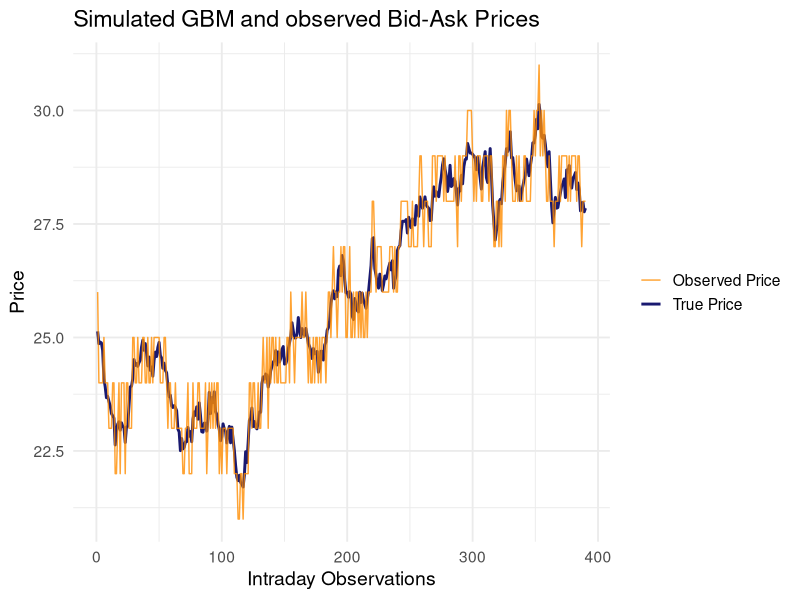
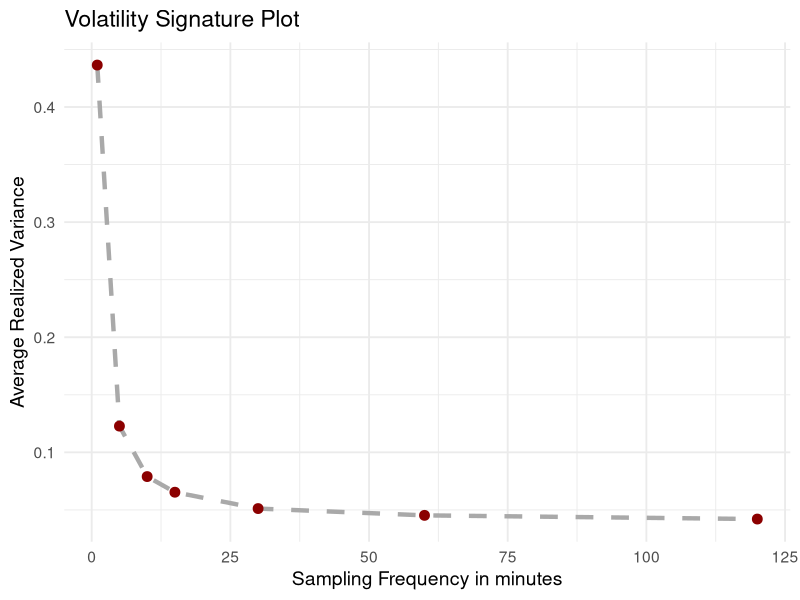

Generate these figures, in order, with R:
################################################
## RV estimation under microstructure effects ##
################################################

# This script illustrates the impact of market microstructure noise on the latent 
# price process, specifically focusing on bid-ask bounces. For this purpose we simulate a 
# latent price path following a GBM. This path is then distorted by adding artificial 
# bid-ask bounces. We follow by generating Volatility Signature Plots to demonstrate how to find an
# sampling frequency.



rm(list=ls())

# Load packages
library(tidyverse)

################################################################################


# We start by defining the function to simulate the GBM price paths
set.seed(2026)


FUN_GBM <-  function(N) {
  
  mu <- 0.05 # drift component (constant)
  sigma <- 0.2 # volatility (constant)
  
  
  # create iid innovations
  innovations <- rnorm(N, mean = 0, sd = 1)
  
  # cumulate innovations 
  cum_innovations <- cumsum(innovations)
  
  # Define Time Grid
  
  j <- 1:N
  time_vector <- j / N
  
  
  # Compute exponent of geometric brownian motion
  expo <- (mu - 0.5*sigma^2) * time_vector + (sigma/sqrt(N))*cum_innovations
  
  # Compute Price
  P_0 <- 25
  
  P_j_N <- P_0*exp(expo)
  
  # Create dataframe
  data <-data.frame(
    Time = c( time_vector),
    P_j_N = c( P_j_N),
    N_steps = as.integer(N ))
  
  return(data)
  
}

################################################################################
# Simulate GBM with 390 observations corresponding to minute prices on a trading day

simulate_day <- function(n = 390, P0 = 25, mu = 0.05, sigma = 0.2, tick = 1) {
  
  innovations <- rnorm(n)
  cum_innovations <- cumsum(innovations)
  time_vector <- 1:n / n
  expo <- (mu - 0.5*sigma^2)*time_vector + (sigma/sqrt(n))*cum_innovations
  P_j_n <- P0 * exp(expo)
  
  # Bid/Ask
  Bid <- floor(P_j_n / tick) * tick
  Ask <- ceiling(P_j_n) * tick
  
  # Observed Price
  indicator <- sample(c(0,1), n, replace = TRUE)
  P_obs <- ifelse(indicator == 1, Bid, Ask)
  
  data.frame(t = 1:n, P_j_n = P_j_n, P_obs = P_obs)
}

df<- simulate_day(n = 390, P0 = 25, mu = 0.05, sigma = 0.2, tick = 1)



ggplot(df, aes(x = t)) +
  geom_line(aes(y = P_j_n, color = "True Price"), linewidth = 1) +
  geom_line(aes(y = P_obs, color = "Observed Price"), linewidth = 0.5, alpha = 0.8) +
  scale_color_manual(values = c(
    "True Price" = "midnightblue",
    "Observed Price" = "darkorange"
  ), name = NULL) +
  labs(
    x = "Intraday Observations",
    y = "Price",
    color = "Legend",
    title = "Simulated GBM and observed Bid-Ask Prices"
  ) +
  theme_minimal(base_size = 14)


# create plot for paper
p1<-ggplot(df, aes(x = t)) +
  geom_line(aes(y = P_j_n, color = "True Price"), linewidth = 1) +
  geom_line(aes(y = P_obs, color = "Observed Price"), linewidth = 0.5, alpha = 0.8) +
  scale_color_manual(values = c(
    "True Price" = "midnightblue",
    "Observed Price" = "darkorange"
  ), name = NULL) +
  labs(
    x = "Intraday Observations",
    y = "Price",
    color = "Legend",
  ) +
  theme_minimal(base_size = 14)+
  theme(
    strip.text = element_text(face = "bold", color = "black", size = 12),
    strip.background = element_rect(fill = "white", color = NA),
    axis.text.x = element_text(face = "bold", color = "black", size = 11),
    axis.text.y = element_text(face = "bold", color = "black", size = 11),
    axis.title.y = element_text(face = "bold", color = "black", size = 13),
    axis.title.x = element_text(face = "bold", color = "black", size = 13),
    panel.border = element_rect(color = "black", fill = NA, size = 0.8),
    legend.position = "none"
  )

ggsave(
  filename = "BID-ASK-Plot.png",  
  plot = p1,                       
  width = 9, height = 3,          
  dpi = 600                       
)


################################################################################
# We now create the volatility signature plot 

# Define function to compute Realize Variances
compute_RV <- function(price_series, delta) {
  log_ret <- diff(log(price_series[seq(1, length(price_series), by = delta)]))
  sum(log_ret^2)
}

#We simulate 500 trading days with 390 observations each day and compute the Realized
#Variances for each day using different sampling frequencies

days <- 500       # number of day
n <- 390          # min per day
freq <- c(1,5,10,15,30,60,120)# Sampling frequencies
RV_mat <- matrix(0, nrow = days, ncol = length(freq))

for (d in 1:days) {
  day_data <- simulate_day(n = n, tick = 1 )
  for (f in 1:length(freq)) {
    RV_mat[d,f] <- compute_RV(day_data$P_obs, freq[f])
  }
}

# Take average 
RV_avg <- colMeans(RV_mat)
signature_plot_data <- data.frame(freq = freq, RV = RV_avg)

ggplot(signature_plot_data, aes(x = freq, y = RV)) +
  geom_line(linetype = "dashed",color = "darkgrey", size = 1.5) +
  geom_point(color = "darkred", size = 3) +
  labs(x = "Sampling Frequency in minutes", 
  y = "Average Realized Variance", 
  title = "Volatility Signature Plot") +
  theme_minimal(base_size = 14)



p2<-ggplot(signature_plot_data, aes(x = freq, y = RV)) +
  geom_line(linetype = "dashed",color = "darkgrey", size = 1.5) +
  geom_point(color = "darkred", size = 3) +
  labs(x = "Sampling Frequency", 
  y = "Average RV")+
  theme_minimal(base_size = 14)+
  theme(
    strip.text = element_text(face = "bold", color = "black", size = 12),
    strip.background = element_rect(fill = "white", color = NA),
    axis.text.x = element_text(face = "bold", color = "black", size = 11),
    axis.text.y = element_text(face = "bold", color = "black", size = 11),
    axis.title.y = element_text(face = "bold", color = "black", size = 13),
    axis.title.x = element_text(face = "bold", color = "black", size = 13),
    panel.border = element_rect(color = "black", fill = NA, size = 0.8),
  )

ggsave(
  filename = "Vola-Signature-Plot.png",  
  plot = p2,                      
  width = 9, height = 3,          
  dpi = 600 )                      

